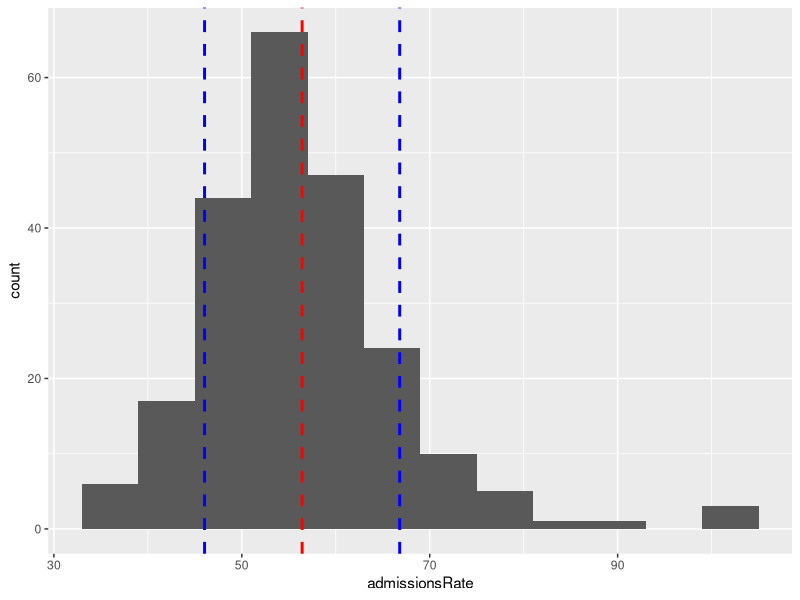

Write the R code that produced this figure.
## ---- chunk 1
library(tidyverse)
## ---- chunk 2
hsAdmissions <- read_csv("admissions.csv")
## ---- chunk 3
#simplify year
hsAdmissions <- hsAdmissions |> mutate(year = sub("-\\d{2}$", "", year))

#seperate rows with NA values and remove them from the original database
naRows <- hsAdmissions[is.na(hsAdmissions$applied) | is.na(hsAdmissions$admitted) | is.na(hsAdmissions$acceptance_rate), ]
hsAdmissions <- hsAdmissions[!is.na(hsAdmissions$applied) | !is.na(hsAdmissions$admitted) | !is.na(hsAdmissions$acceptance_rate), ]

#rename "Maryland Unknown" entries
hsAdmissions <- hsAdmissions |> mutate(county = ifelse(is.na(county), "Maryland Unknown", county))

# Function to convert "<number" to "number - 0.01"
convert_less_than <- function(value) {
  if (grepl("^<\\d+$", value)) {  # Check if the string starts with "<" followed by digits
    number <- as.numeric(sub("^<", "", value))  # Remove "<" and convert to numeric
    return(number - 0.01)  # Return the number - 0.01
  } else {
    return(as.numeric(value))  # If not, return the value as numeric
  }
}

# Remove "<[number]" values from dataset by converting them to the
hsAdmissions$applied <- sapply(hsAdmissions$applied, convert_less_than)
hsAdmissions$admitted <- sapply(hsAdmissions$admitted, convert_less_than)
hsAdmissions$acceptance_rate <- sapply(hsAdmissions$acceptance_rate, convert_less_than)
## ---- chunk 4
naByCounty <- naRows %>%
  group_by(county) %>%
  summarise(na_count = n())

## ---- chunk 5
# Calculate the percentage of admitted students per county for each year
countyAdmissionsRate <- hsAdmissions %>%
  group_by(year, county) %>%
  summarise(
    applied = ceiling(sum(applied, na.rm = TRUE)),
    admitted = ceiling(sum(admitted, na.rm = TRUE)),
    admissionsRate = (admitted/applied)*100,
    .groups = 'drop'
    ) |> 
  group_by(year) |> 
  mutate(totalAppliedYear = sum(applied), totalAdmittedYear = sum(admitted)) %>%
  mutate(perctApplied = (applied / totalAppliedYear)*100, perctAdmitted = (admitted / totalAdmittedYear) * 100)
## ---- chunk 6
#summary statistics
arSummary <- countyAdmissionsRate |> 
  group_by(county) |>
  summarize(
    meanAdmissions = mean(admissionsRate),
    medianAdmissions = median(admissionsRate),
    sdAdmissions = sd(admissionsRate),
    minAdmissions = min(admissionsRate),
    maxAdmissions = max(admissionsRate)
  )

print(arSummary)

countyAdmissionsRate |> 
  ggplot() + 
  geom_histogram(aes(x = admissionsRate), binwidth = 6) +
  geom_vline(aes(xintercept = mean(admissionsRate)), color = "red", linetype = "dashed", size = 1) + 
  geom_vline(aes(xintercept = mean(admissionsRate) - sd(admissionsRate)), color="blue", linetype = "dashed", size =1) +
  geom_vline(aes(xintercept = mean(admissionsRate) + sd(admissionsRate)), color="blue", linetype = "dashed", size =1)
## ---- chunk 7
changesInPercentage <- countyAdmissionsRate |> 
  group_by(county) |> 
  summarize(
    change = mean(perctAdmitted - perctApplied)
  )
## ---- chunk 8
prePost2020 <- countyAdmissionsRate |> 
  group_by(county) |> 
  summarize(
    meanAdmissionsRatePre = mean(admissionsRate[year<=2020]),
    meanAdmissionsRatePost = mean(admissionsRate[year>2020]),
    meanApplicationPerctPre = mean(perctApplied[year<=2020]),
    meanApplicationPerctPost = mean(perctApplied[year>2020]),
    meanAdmittedPerctPre = mean(perctAdmitted[year<=2020]),
    meanAdmittedPerctPost = mean(perctAdmitted[year>2020]),
    meanChangePre = mean(perctAdmitted[year<=2020] - perctApplied[year<=2020]),
    meanChangePost = mean(perctAdmitted[year>2020] - perctApplied[year>2020])
  )
## ---- chunk 9
before_2020 <- countyAdmissionsRate %>% filter(year <= 2020)
after_2020 <- countyAdmissionsRate %>% filter(year > 2020)

t_test_result <- t.test(after_2020$perctAdmitted, mu=mean(before_2020$perctAdmitted), alternative = "greater")

print("T-Test Results:")
print(t_test_result)

# Extract the p-value
p_value <- t_test_result$p.value

# Calculate the 95% confidence interval
ci <- t.test(after_2020$perctAdmitted)$conf.int

# Format and display the confidence interval in a readable way
ci_formatted <- tibble(
  `Lower bound` = ci[1],
  `Upper bound` = ci[2],
  `Confidence level` = "95%"
)

# Display as a nice table
ci_formatted

# Set our significance level
alpha <- 0.05

# Compare and make a decision
if(p_value < alpha) {
  conclusion <- "The data provides statistical evidence supporting the claim that the recruitment efforts have broadned the in-state population."
} else {
  conclusion <- "The data does not provide strong statistical evidence that the recruitment efforts have broadned the in-state population."
}

# Create a tibble to display the key statistics for your story
story_stats <- tibble(
  `Previous average` = mean(before_2020$perctAdmitted),
  `New average` = mean(after_2020$perctAdmitted),
  `Decrease` =  mean(after_2020$perctAdmitted) - mean(before_2020$perctAdmitted),
  `Percent change` = paste0(round(((mean(after_2020$perctAdmitted) - mean(before_2020$perctAdmitted)) / mean(before_2020$perctAdmitted)) * 100, 1), "%"),
  `p-value` = p_value,
  `Statistically significant?` = if_else(p_value < alpha, "Yes", "No")
)

# Display the key statistics
story_stats

print(conclusion)
## ---- chunk 10
# Create a results dataframe
results <- data.frame(county = character(),
                      t_statistic = numeric(),
                      p_value = numeric(),
                      mean_before = numeric(),
                      mean_after = numeric(),
                      stringsAsFactors = FALSE)

# Get unique counties
unique_counties <- unique(hsAdmissions$county)

# Loop through each county and perform t-test
for (c in unique_counties) {
  before_data <- before_2020 %>% filter(c == county)
  after_data <- after_2020 %>% filter(c == county)
  
  # Check if there are enough data points to perform the t-test
  if (nrow(before_data) > 1 && nrow(after_data) > 1) {
    t_itest_result <- t.test(after_data$perctAdmitted, mu=mean(before_data$perctAdmitted), alternative = "greater")
    
    # Store the results
    results <- rbind(results, data.frame(
      county = c,
      t_statistic = t_itest_result$statistic,
      p_value = t_itest_result$p.value,
      mean_before = mean(before_data$perctAdmitted, na.rm = TRUE),
      mean_after = mean(after_data$perctAdmitted, na.rm = TRUE)
    ))
  }
}

# View the results
print("T-Test Results by County:")
print(results)
